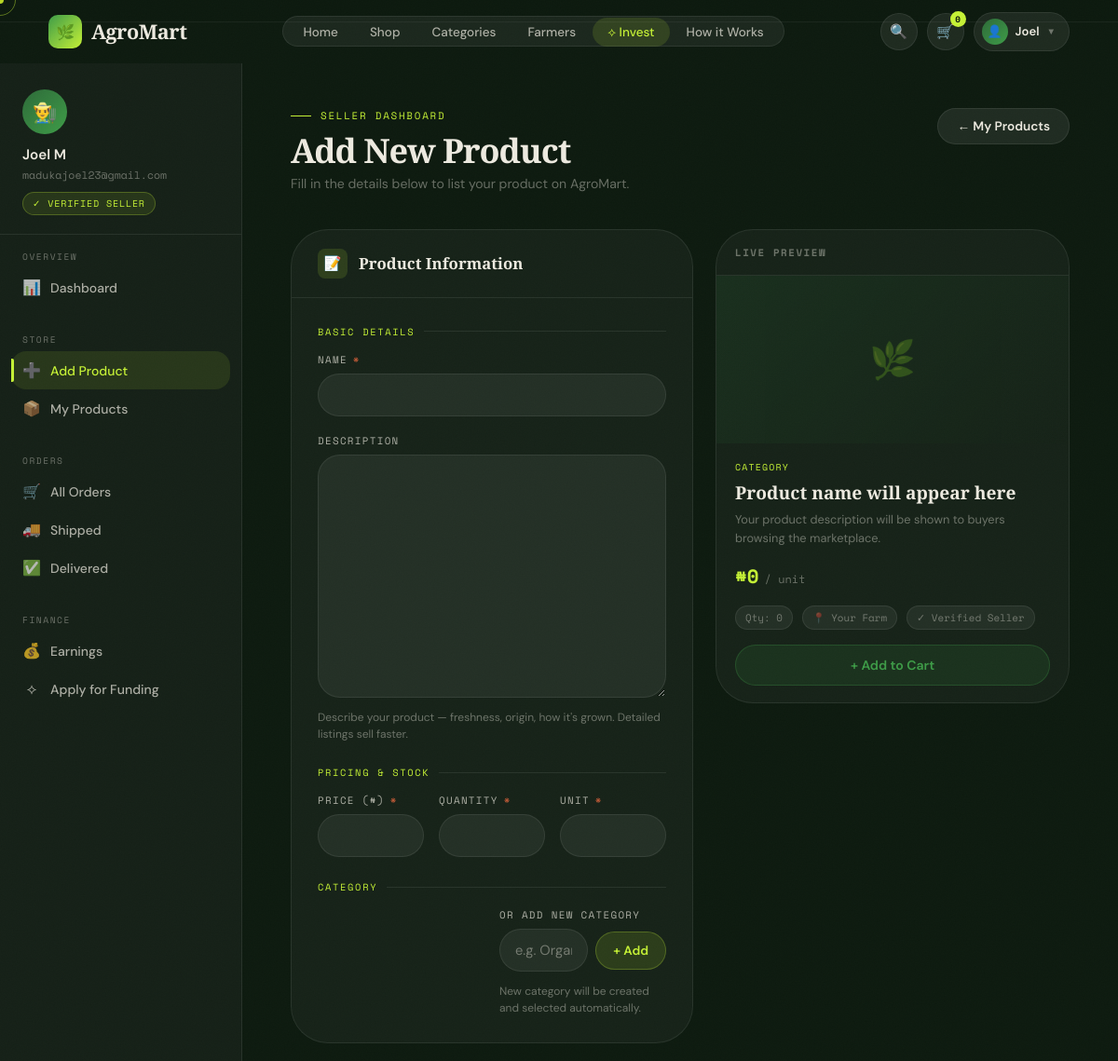
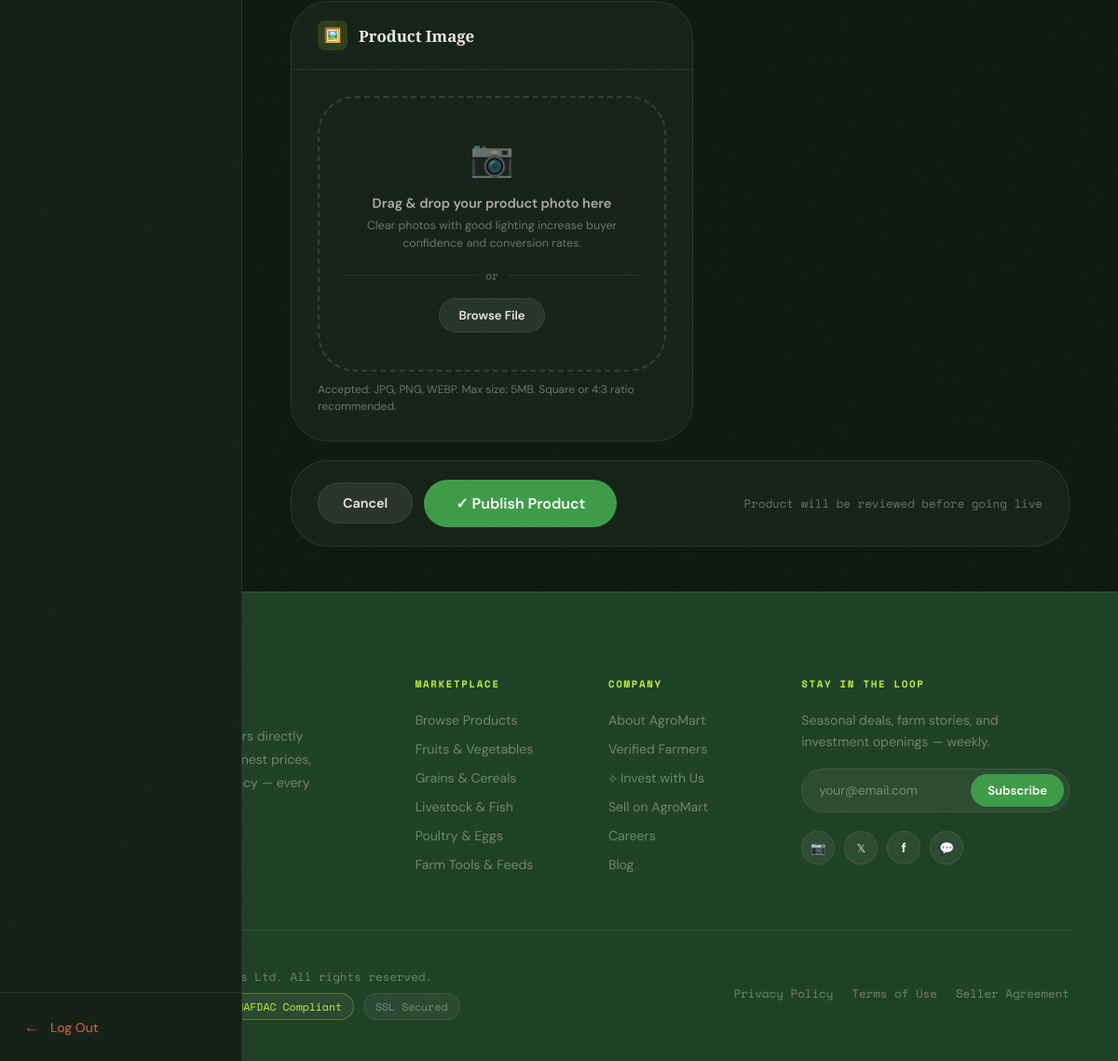
Page /products/add/ (signed in) on the committed database (2 pictures, top to bottom).
### accounts/models.py (models this page shows, shortened)
class User(AbstractUser):
    username = None
    email = models.EmailField(unique=True)
    phone = models.CharField(max_length=15, blank=True)
    is_buyer = models.BooleanField(default=True)
    is_seller = models.BooleanField(default=False)
    is_super_admin = models.BooleanField(default=False)
    profile_completed = models.BooleanField(default=False)  # 👈 add this
    USERNAME_FIELD = 'email'
    REQUIRED_FIELDS = []
    objects = UserManager()

### products/views.py (the view, shortened to what this page needs)
# urls.py: path('add/', add_product, name='add_product'),
@login_required
def add_product(request):
    if not request.user.is_seller:
        return redirect('home')
    form = ProductForm(request.POST or None, request.FILES or None)
    return render(request, 'products/add_product.html', {'form': form})

### products/forms.py
class ProductForm(forms.ModelForm):
    categories = forms.ModelMultipleChoiceField(
        queryset=Category.objects.all(),
        widget=forms.CheckboxSelectMultiple,
        required=False
    )
    new_category = forms.CharField(required=False)
    class Meta:
        model = Product
        fields = [
            'name',
            'description',
            'price',
            'quantity',
            'unit',
            'image',
            'categories'
        ]

### templates/products/add_product.html (shortened to what this page needs)
{% extends "base.html" %}
{% load static %}
{% block content %}
<div class="ap-page">
  <aside class="dash-sidebar" id="dashSidebar">
    <div class="sidebar-profile">
      <div class="sidebar-ava">👨‍🌾</div>
      <div class="sidebar-name">{{ request.user.get_full_name|default:request.user.username }}</div>
      <div class="sidebar-email">{{ request.user.email }}</div>
      <span class="sidebar-badge">✓ Verified Seller</span>
    </div>
    <nav class="sidebar-nav">
      <div class="sidebar-group">
        <div class="sidebar-group-label">Overview</div>
        <a href="/dashboard/seller/" class="sidebar-link">
          <span class="sidebar-link-ico">📊</span> Dashboard
        </a>
      </div>
      <div class="sidebar-group">
        <div class="sidebar-group-label">Store</div>
        <a href="/products/add/" class="sidebar-link active">
          <span class="sidebar-link-ico">➕</span> Add Product
        </a>
        <a href="/products/my-products/" class="sidebar-link">
          <span class="sidebar-link-ico">📦</span> My Products
        </a>
      </div>
      <div class="sidebar-group">
        <div class="sidebar-group-label">Orders</div>
        <a href="#" class="sidebar-link"><span class="sidebar-link-ico">🛒</span> All Orders</a>
        <a href="#" class="sidebar-link"><span class="sidebar-link-ico">🚚</span> Shipped</a>
        <a href="#" class="sidebar-link"><span class="sidebar-link-ico">✅</span> Delivered</a>
      </div>
      <div class="sidebar-group">
        <div class="sidebar-group-label">Finance</div>
        <a href="#" class="sidebar-link"><span class="sidebar-link-ico">💰</span> Earnings</a>
        <a href="#" class="sidebar-link"><span class="sidebar-link-ico">⟡</span> Apply for Funding</a>
      </div>
    </nav>
    <div class="sidebar-footer">
      <a href="{% url 'logout' %}" class="sidebar-link" style="color:var(--rust) !important">
        <span class="sidebar-link-ico">←</span> Log Out
      </a>
    </div>
  </aside>
  <main class="ap-main">
    <div class="ap-header">
      <div class="ap-header-left">
        <div class="eyebrow">Seller Dashboard</div>
        <h1 class="ap-title">Add New Product</h1>
        <p class="ap-subtitle">Fill in the details below to list your product on AgroMart.</p>
      </div>
      <a href="/products/my-products/" class="btn btn-ghost" style="padding:10px 20px;font-size:.85rem">← My Products</a>
    </div>
    <form method="POST" enctype="multipart/form-data" class="ap-form" id="apForm" novalidate>
      <div class="ap-grid">
        <div>
          <div class="form-panel" style="margin-bottom:20px">
            <div class="form-panel-head">
              <div class="form-panel-head-ico">📝</div>
              <h3>Product Information</h3>
            </div>
            <div class="form-panel-body">
              <div class="form-section-label">Basic Details</div>
              <div class="field-wrap">
                <label class="field-label">{{ form.name.label }} <span class="req">*</span></label>
                {{ form.name }}
              </div>
              <div class="field-wrap">
                <label class="field-label">{{ form.description.label }}</label>
                {{ form.description }}
                <span class="field-hint">Describe your product — freshness, origin, how it's grown. Detailed listings sell faster.</span>
              </div>
              <div class="form-section-label">Pricing &amp; Stock</div>
              <div class="field-row-3">
                <div class="field-wrap" style="margin-bottom:0">
                  <label class="field-label">{{ form.price.label }} (₦) <span class="req">*</span></label>
                  {{ form.price }}
                </div>
                <div class="field-wrap" style="margin-bottom:0">
                  <label class="field-label">{{ form.quantity.label }} <span class="req">*</span></label>
                  {{ form.quantity }}
                </div>
                <div class="field-wrap" style="margin-bottom:0">
                  <label class="field-label">Unit <span class="req">*</span></label>
                  {{ form.unit }}
                </div>
              </div>
              <div class="form-section-label" style="margin-top:24px">Category</div>
              <div class="field-row-2">
                <div class="field-wrap" style="margin-bottom:0">
                </div>
                <div class="field-wrap" style="margin-bottom:0">
                  <label class="field-label">Or add new category</label>
                  <div class="cat-add-row">
                    <input type="text" name="new_category" id="newCatInput" placeholder="e.g. Organic Produce" />
                    <button type="button" id="addCatBtn">+ Add</button>
                  </div>
                  <span class="field-hint">New category will be created and selected automatically.</span>
                </div>
              </div>
            </div>
          </div>
          <div class="form-panel" style="margin-bottom:20px">
            <div class="form-panel-head">
              <div class="form-panel-head-ico">🖼️</div>
              <h3>Product Image</h3>
            </div>
            <div class="form-panel-body">
              <div class="image-dropzone" id="dropzone">
                <div class="dz-ico">📷</div>
                <div class="dz-text">Drag &amp; drop your product photo here</div>
                <div class="dz-sub">Clear photos with good lighting increase buyer confidence and conversion rates.</div>
                <div class="dz-or"><span>or</span></div>
                <span class="btn btn-ghost" style="padding:9px 20px;font-size:.82rem;pointer-events:none">Browse File</span>
              </div>
              <span class="field-hint" style="display:block;margin-top:10px">Accepted: JPG, PNG, WEBP. Max size: 5MB. Square or 4:3 ratio recommended.</span>
            </div>
          </div>
        </div>
        <div>
          <div class="preview-card">
            <div class="preview-card-head">
              <h4>Live Preview</h4>
            </div>
            <div class="preview-img" id="previewImgWrap">
              🌿
            </div>
            <div class="preview-body">
              <div class="preview-cat" id="previewCat">Category</div>
              <div class="preview-name" id="previewName">Product name will appear here</div>
              <div class="preview-desc" id="previewDesc">Your product description will be shown to buyers browsing the marketplace.</div>
              <div class="preview-price-row">
                <span class="preview-price" id="previewPrice">₦0</span>
                <span class="preview-unit" id="previewUnit">/ unit</span>
              </div>
              <div class="preview-meta">
                <span class="preview-tag" id="previewQty">Qty: 0</span>
                <span class="preview-tag">📍 Your Farm</span>
                <span class="preview-tag">✓ Verified Seller</span>
              </div>
              <div class="preview-add-btn">+ Add to Cart</div>
            </div>
          </div>
        </div>
      </div>
      <div class="form-panel ap-submit-row">
        <a href="/products/my-products/" class="btn btn-ghost">Cancel</a>
        <button type="submit" class="btn btn-green btn-lg">
          ✓ Publish Product
        </button>
        <span class="submit-hint">Product will be reviewed before going live</span>
      </div>
    </form>
  </main>
</div>
{% endblock %}

### templates/base.html (shortened to what this page needs)
<!DOCTYPE html>
<html lang="en">
<head>
  {% load static %}
</head>
<body>
<nav class="nav" id="nav">
  <a href="{% url 'home' %}" class="nav-logo">
    <div class="nav-logo-mark">🌿</div>
    AgroMart
  </a>
  <ul class="nav-links">
    <li><a href="{% url 'home' %}" class="{% if request.resolver_match.url_name == 'home' %}active{% endif %}">Home</a></li>
    <li><a href="{% url 'product_list' %}">Shop</a></li>
    <li><a href="{% url 'categories' %}">Categories</a></li>
    <li><a href="#">Farmers</a></li>
    <li class="invest-link"><a href="#">⟡ Invest</a></li>
    <li><a href="#">How it Works</a></li>
  </ul>
  <div class="nav-right">
    <a href="#" class="nav-icon-btn" title="Search">🔍</a>
    <a href="#" class="nav-icon-btn" title="Cart">
      🛒
      <span class="nav-badge">{% if cart_count %}{{ cart_count }}{% else %}0{% endif %}</span>
    </a>
    {% if user.is_authenticated %}
      <div class="nav-user" id="navUser">
        <button class="nav-user-btn" id="navUserBtn" aria-expanded="false">
          <div class="nav-user-ava">👤</div>
          <span class="nav-user-name">{{ user.get_short_name|default:user.username }}</span>
          <span class="nav-user-chevron">▼</span>
        </button>
      </div>
    {% else %}
      <a href="{% url 'login' %}" class="nav-auth-link">Log in</a>
      <a href="{% url 'register' %}" class="btn btn-green" style="padding:9px 20px;font-size:.85rem;">Get Started</a>
    {% endif %}
  </div>
</nav>
<div class="nav-drawer" id="navDrawer">
</div>
<main>{% block content %}{% endblock %}</main>
<footer class="footer">
  <div class="footer-top">
    <div>
      <a href="{% url 'home' %}" class="nav-logo" style="display:inline-flex">
        <div class="nav-logo-mark">🌿</div>AgroMart
      </a>
      <p class="footer-brand-blurb">Connecting Nigeria's best farmers directly to your table. Fresh produce, honest prices, radical supply-chain transparency — every day.</p>
    </div>
    <div class="footer-col">
      <h5>Marketplace</h5>
      <ul>
        <li><a href="/products/all/">Browse Products</a></li>
        <li><a href="#">Fruits &amp; Vegetables</a></li>
        <li><a href="#">Grains &amp; Cereals</a></li>
        <li><a href="#">Livestock &amp; Fish</a></li>
        <li><a href="#">Poultry &amp; Eggs</a></li>
        <li><a href="#">Farm Tools &amp; Feeds</a></li>
      </ul>
    </div>
    <div class="footer-col">
      <h5>Company</h5>
      <ul>
        <li><a href="#">About AgroMart</a></li>
        <li><a href="#">Verified Farmers</a></li>
        <li><a href="#">⟡ Invest with Us</a></li>
        <li><a href="#">Sell on AgroMart</a></li>
        <li><a href="#">Careers</a></li>
        <li><a href="#">Blog</a></li>
      </ul>
    </div>
    <div class="footer-col footer-newsletter">
      <h5>Stay in the Loop</h5>
      <p>Seasonal deals, farm stories, and investment openings — weekly.</p>
      <div class="nl-form">
        <input type="email" placeholder="your@email.com" />
        <button type="button">Subscribe</button>
      </div>
      <div class="social-row" style="margin-top:20px">
        <a href="#" class="social-btn" title="Instagram">📷</a>
        <a href="#" class="social-btn" title="X / Twitter" style="font-family:var(--mono);font-size:.75rem">𝕏</a>
        <a href="#" class="social-btn" title="Facebook" style="font-weight:700;font-size:.9rem">f</a>
        <a href="#" class="social-btn" title="WhatsApp">💬</a>
      </div>
    </div>
  </div>
  <div class="footer-bottom">
    <div>
      <p>© 2025 AgroMart Technologies Ltd. All rights reserved.</p>
      <div class="f-badges">
        <span class="f-badge ok">✓ Paystack Verified</span>
        <span class="f-badge ok">✓ NAFDAC Compliant</span>
        <span class="f-badge">SSL Secured</span>
      </div>
    </div>
    <div class="footer-legal-links">
      <a href="#">Privacy Policy</a>
      <a href="#">Terms of Use</a>
      <a href="#">Seller Agreement</a>
    </div>
  </div>
</footer>
</body>
</html>

### rows in the picture
User: get_short_name "Joel", user.get_full_name "Joel M", user.email "madukajoel23@gmail.com"
